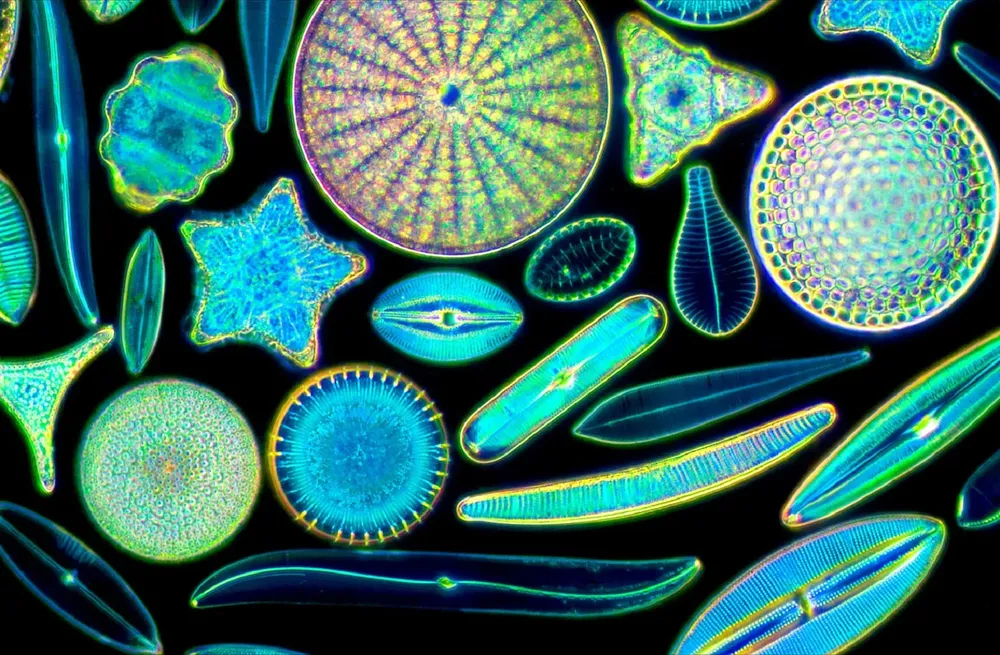
#> input picture jupyterbook/week_3/lecture/assets/figures/diatoms.webp, 1000 x 655 px, shrunk from 1504 x 985 before the run, found by its file name
$ jupyter execute 3_scikit_image.ipynb
#> lines starting #> are read from the running program, lines starting #| are printed output that depends on the picture; after the words box and inside, x2 and y2 are one past the last pixel; in counts of white or black regions, pixels touching at a corner belong together; long printed decimals are rounded
### jupyterbook/week_9/lecture/color_map.py
import matplotlib.pyplot as plt
import numpy as np


def discrete_cmap(N, base_cmap=None):
    """Create an N-bin discrete colormap from the specified input map"""

    # Note that if base_cmap is a string or None, you can simply do
    #    return plt.cm.get_cmap(base_cmap, N)
    # The following works for string, None, or a colormap instance:

    base = plt.cm.get_cmap(base_cmap)
    color_list = base(np.linspace(0, 1, N))
    cmap_name = base.name + str(N)
    return base.from_list(cmap_name, color_list, N)

### jupyterbook/week_9/lecture/3_scikit_image.ipynb
# 📝  Analyzing Diatoms with scikit-image: A Classical Engineering Spin

## 🌊 Introduction to Diatoms

Diatoms are microscopic algae with intricate, silica-based cell walls that look like tiny works of art under a microscope. These organisms play an essential role in aquatic ecosystems and have unique applications in engineering, including:

- Bio-inspired Materials: Designing filters or photonic crystals.
- Environmental Monitoring: Studying water quality through diatom abundance.
- Oxygen Production: Understanding their contribution to the global carbon cycle as they contribute between 20-50\% of Oxygen production.

The Academy of Natural Sciences at Drexel Universities Diatom Herbarium is one of the world's largest, housing approximately 220,000 slides, including 5,000 type specimens from fresh, brackish, and marine habitats. It features extensive collections from freshwater environmental surveys across the U.S., conducted over decades by the former Department of Limnology and the Phycology Section. This unique resource provides invaluable insights into long-term changes in diatom populations and ecology.

Let’s dive into how scikit-image can help process and analyze images of diatoms for environmental and material science applications.

## 📸 Step 1: Loading an Image of Diatoms

We begin by loading a diatom microscopy image to analyze its structure.

[cell 1]
import skimage as ski
import matplotlib.pyplot as plt

# Load an example diatom image
diatom_image = ski.io.imread("./assets/figures/diatoms.webp")
#> diatom_image is the input picture: shape (655, 1000, 3); mean R, G, B 54.3, 106.3, 97

# Display the image
plt.imshow(diatom_image, cmap="gray")
plt.axis("off")
plt.title("Microscopy Image of Diatoms")
plt.show()

## 📏 Step 2: Exploring Image Properties

Understanding the dimensions, intensity ranges, and type of the image is crucial.

[cell 2]
# Shape of the image (Height x Width x Channels for RGB images)
print(f"Image Shape: {diatom_image.shape}")
#| Image Shape: (655, 1000, 3)

# Total number of pixels
print(f"Total Pixels: {diatom_image.size}")
#| Total Pixels: 1965000

# Intensity range
print(f"Intensity Range: Min={diatom_image.min()}, Max={diatom_image.max()}")
#| Intensity Range: Min=0, Max=255

# Average brightness
print(f"Mean Intensity: {diatom_image.mean()}")
#| Mean Intensity: 85.885

### Explanation:

- Shape: Reveals whether the image is grayscale or RGB.
- Intensity Range: Highlights brightness levels for thresholding or segmentation.
- Mean Intensity: Indicates the average light intensity in the image.

## 🔍 Step 3: Image Segmentation

Segment the diatoms from the background using advanced methods.

### Problem:

The diatoms are bright structures on a darker background, making Otsu's Thresholding a suitable method.

[cell 3]
from scipy.ndimage import binary_fill_holes
from skimage import filters, color
import matplotlib.pyplot as plt

# Convert to grayscale
diatom_image_gray = color.rgb2gray(diatom_image)
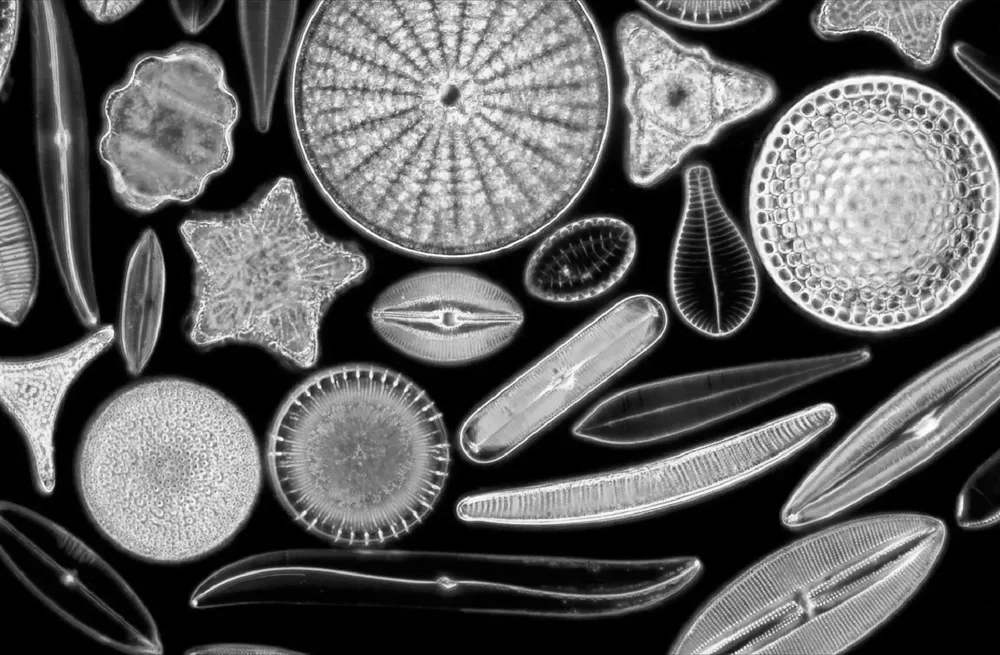
#> diatom_image_gray: shape (655, 1000) float64; min 0, max 1, mean 0.371

# Apply Otsu's threshold
threshold_value = filters.threshold_otsu(diatom_image_gray)
#> threshold_value = 0.369

# Create a binary image
binary_diatoms = diatom_image_gray > threshold_value
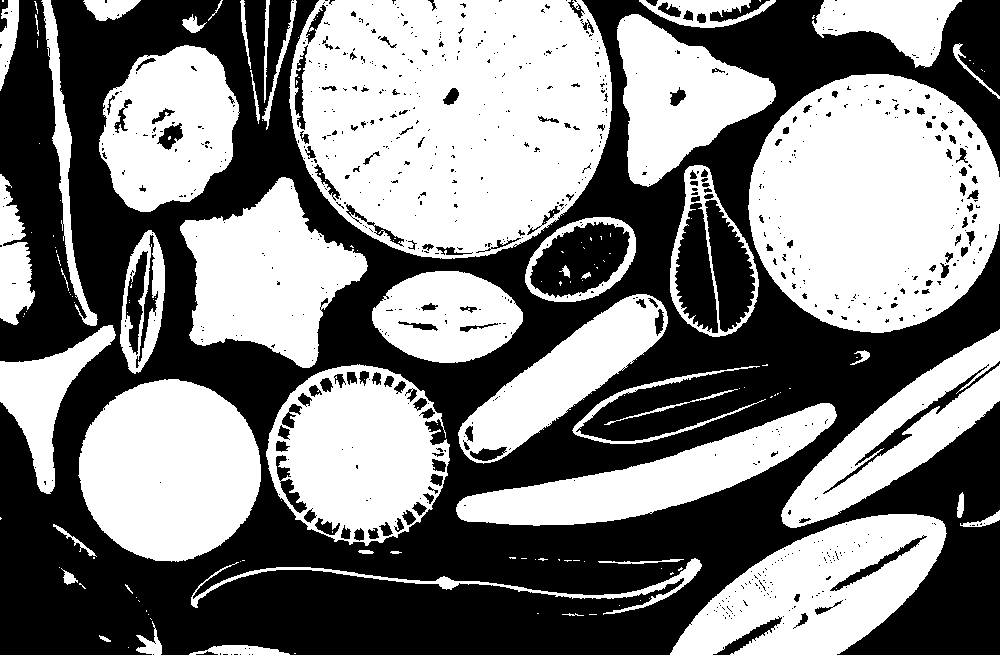
#> binary_diatoms: shape (655, 1000) bool; 50.2% white; 799 black regions (655 under 20 px), largest, box (x1, y1, x2, y2) and area: (0, 0, 1000, 655) 296682, (530, 222, 630, 298) 4891, (705, 200, 755, 332) 3702

# Fill holes in the binary image
filled_diatoms = binary_fill_holes(binary_diatoms)
#> filled_diatoms: shape (655, 1000) bool; 54.3% white; 28 black regions (19 under 20 px)

# Display the original, binary, and hole-filled images
plt.figure(figsize=(15, 5))

# Original image
plt.subplot(1, 3, 1)
plt.imshow(diatom_image_gray, cmap="gray")
plt.title("Original Image")
plt.axis("off")

# Binary segmented image
plt.subplot(1, 3, 2)
plt.imshow(binary_diatoms, cmap="gray")
plt.title("Binary Segmentation")
plt.axis("off")

# Hole-filled image
plt.subplot(1, 3, 3)
plt.imshow(filled_diatoms, cmap="gray")
plt.title("Hole-Filled Segmentation")
plt.axis("off")

plt.tight_layout()
plt.show()

## 🌄 Step 4: Generating an Elevation Map

To refine segmentation, generate an elevation map of the image using edge detection.

[cell 4]
from skimage.filters import sobel

# Generate the elevation map
elevation_map = sobel(filled_diatoms)

# Plot the elevation map
plt.imshow(elevation_map, cmap="viridis")
plt.title("Elevation Map of Diatoms")
plt.colorbar()
plt.show()
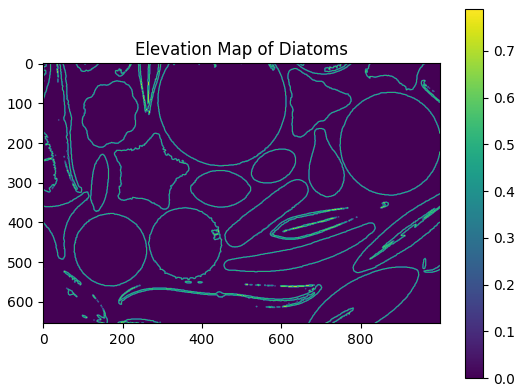
#> figure drawn by matplotlib, 2 panels

### Application:

Elevation maps simulate a 3D terrain, where diatoms appear as "hills" and background regions as "valleys." This is ideal for watershed segmentation.

## 🗺️ Step 5: Watershed Segmentation

Use the watershed algorithm to separate overlapping diatoms.

[cell 5]
from skimage.segmentation import watershed
from skimage.feature import peak_local_max
import numpy as np
from scipy import ndimage as ndi

from color_map import discrete_cmap

colormap = discrete_cmap(15, "cubehelix")

# Compute markers for watershed
markers = ndi.label(binary_diatoms)[0]
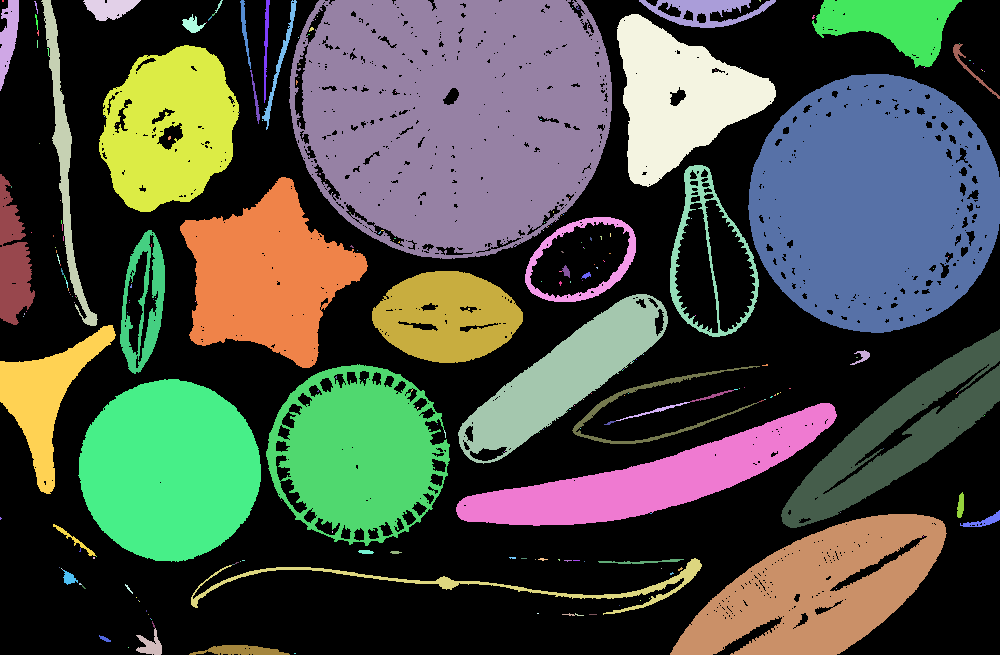
#> markers: shape (655, 1000) int32; 261 distinct labels, from 0 to 260; one colour per label, 0 black

# Apply watershed segmentation
segmentation = watershed(-elevation_map, markers, mask=binary_diatoms)

segmentation[segmentation == 0] = -100
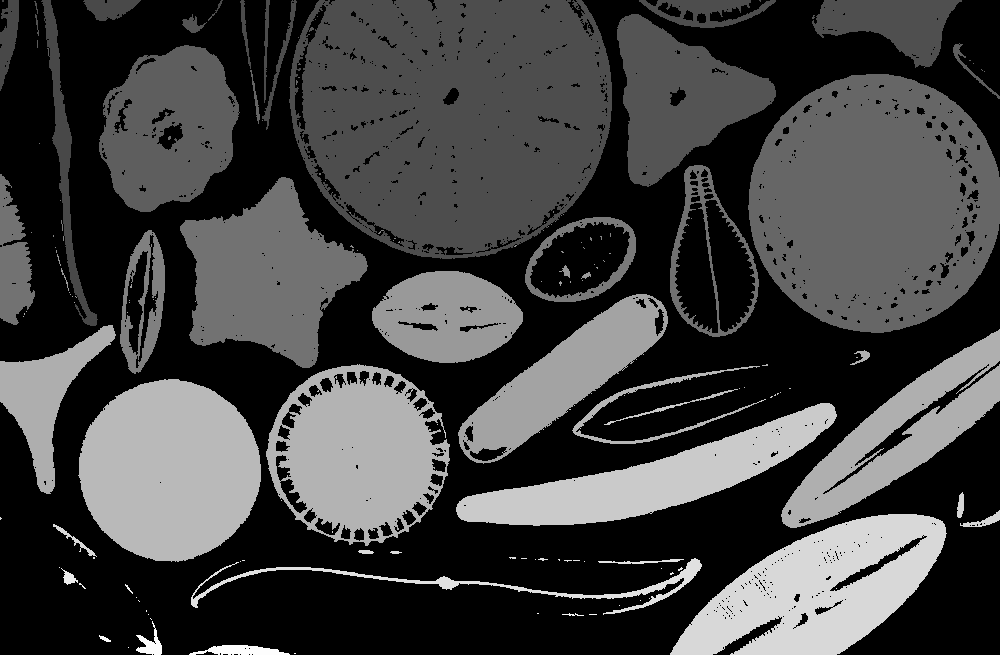
#> segmentation: shape (655, 1000) int32; min -100, max 260, mean -6.8; drawn with min black and max white

# Visualize the segmented diatoms
plt.imshow(segmentation, cmap=colormap)
plt.title("Watershed Segmentation of Diatoms")
plt.axis("off")
plt.show()

## 🔍 Step 6: Labeling Diatoms

Identify each segmented diatom for further analysis.

[cell 6]
from skimage.measure import regionprops, label

# Label connected regions
labeled_diatoms = label(segmentation)
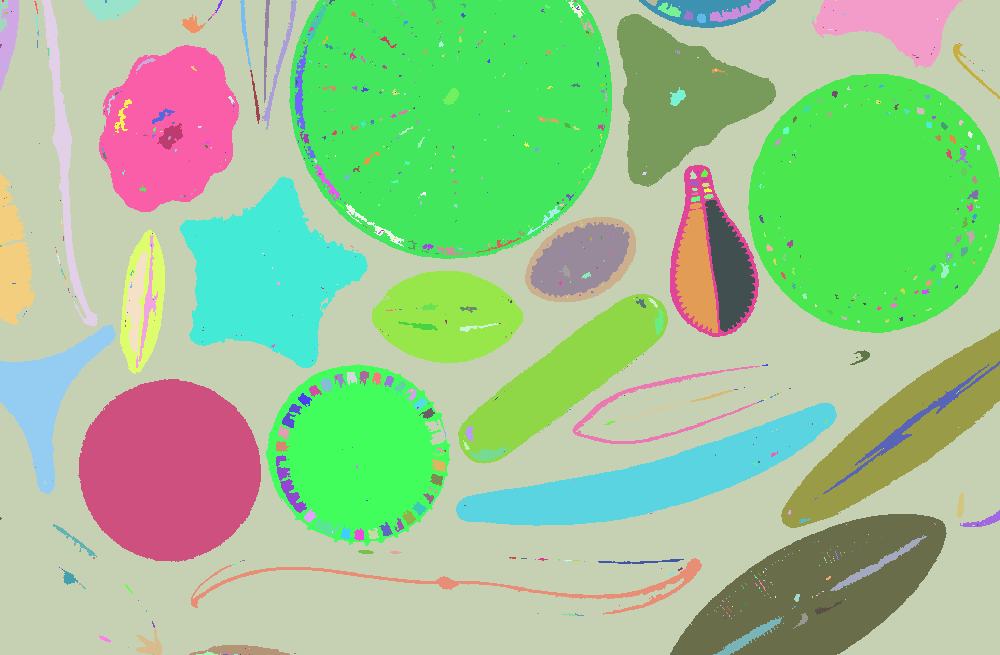
#> labeled_diatoms: shape (655, 1000) int64; 1059 distinct labels, from 1 to 1059; one colour per label, 0 black

# Visualize labeled regions
plt.imshow(labeled_diatoms, cmap="nipy_spectral")
plt.title("Labeled Diatoms")
plt.axis("off")
plt.show()

# Count labeled regions
print(f"Number of Diatoms Detected: {labeled_diatoms.max()}")
#| Number of Diatoms Detected: 1059

## 📊 Step 7: Feature Extraction

Measure geometric properties (e.g., area, perimeter, circularity) for each diatom.

[cell 7]
# Extract properties of each labeled diatom
properties = regionprops(labeled_diatoms, intensity_image=diatom_image)
#> properties = 1059 regions; largest, box (x1, y1, x2, y2) and area: (0, 0, 1000, 655) 296682, (289, 0, 612, 259) 66622, (748, 74, 1000, 333) 49425, (78, 379, 261, 562) 25782, (670, 514, 947, 655) 22129

for i, prop in enumerate(properties[:5], start=1):
    print(f"Diatom {i}:")
    print(f"  Area: {prop.area}")
    print(f"  Perimeter: {prop.perimeter}")
    print(f"  Centroid: {prop.centroid}")
    print(f"  Mean Intensity: {prop.mean_intensity}")
#> this loop made 5 passes
#> (printed output is left out)

## 🎨 Step 8: Visualizing Diatom Boundaries

Overlay boundaries on the original image to verify segmentation accuracy.

[cell 8]
from skimage.segmentation import mark_boundaries

# Highlight diatom boundaries
boundaries = mark_boundaries(diatom_image, labeled_diatoms)
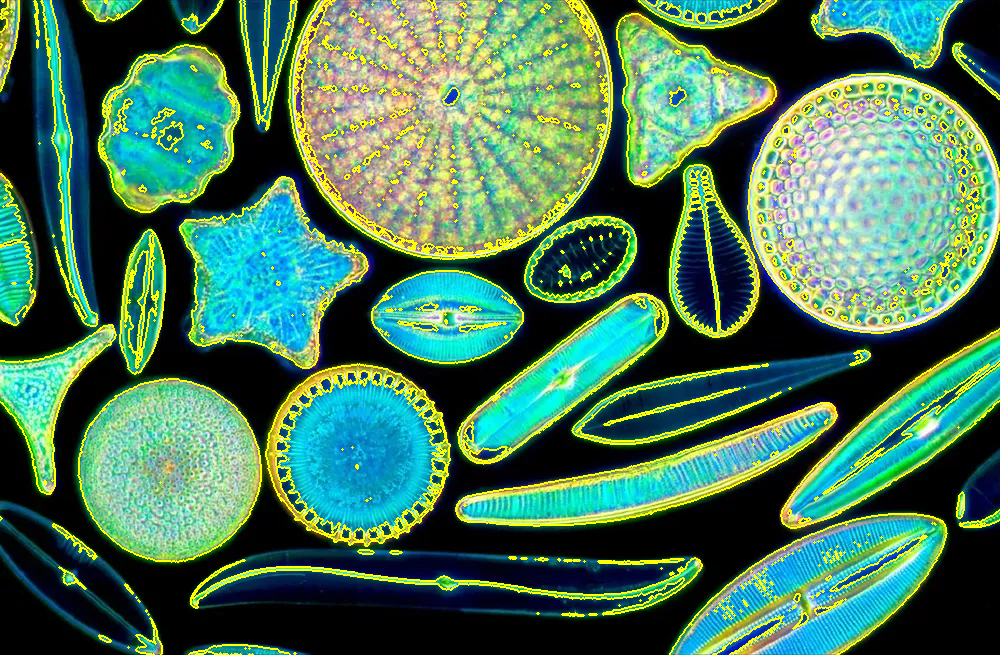
#> boundaries: shape (655, 1000, 3) float64; mean R, G, B 0.277, 0.462, 0.346

# Display the boundaries
plt.imshow(boundaries)
plt.title("Diatom Boundaries")
plt.axis("off")
plt.show()

$ run again, with jupyterbook/week_3/lecture/assets/figures/center-of-mass.webp copied over jupyterbook/week_3/lecture/assets/figures/diatoms.webp
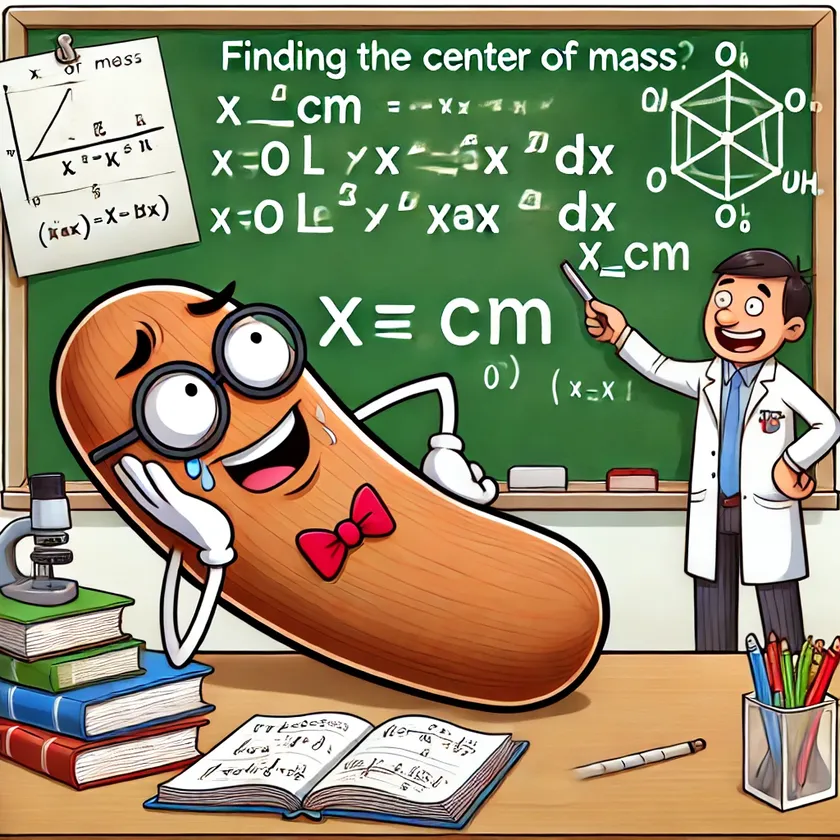
#> input picture jupyterbook/week_3/lecture/assets/figures/center-of-mass.webp, 840 x 840 px, shrunk from 1024 x 1024 before the run, found by its file name
#> diatom_image is the input picture: shape (840, 840, 3); mean R, G, B 142.3, 138.7, 107.6
#| Image Shape: (840, 840, 3)
#| Total Pixels: 2116800
#| Intensity Range: Min=0, Max=255
#| Mean Intensity: 129.537
#> threshold_value = 0.561
#> binary_diatoms: shape (840, 840) bool; 45.3% white; 528 white regions (284 under 20 px), largest, box (x1, y1, x2, y2) and area: (198, 654, 840, 834) 48116, (0, 37, 199, 277) 34351, (201, 368, 602, 706) 31571
#> filled_diatoms: shape (840, 840) bool; 48.1% white; 499 white regions (265 under 20 px)
#> markers: shape (840, 840) int32; 841 distinct labels, from 0 to 840
#> `labeled_diatoms = label(segmentation)`:
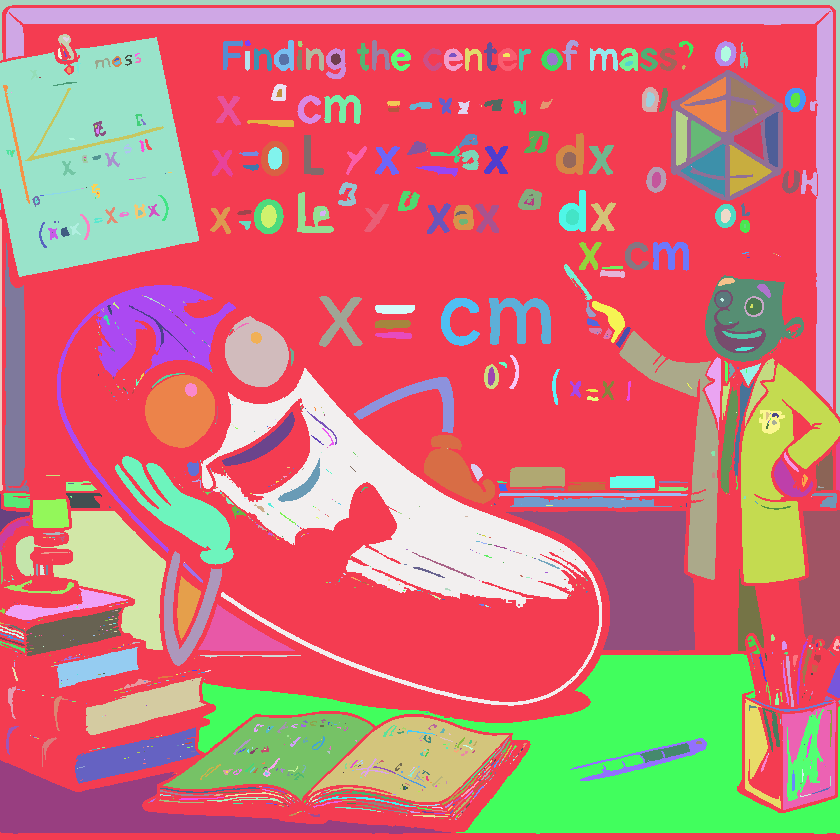
#> labeled_diatoms: shape (840, 840) int64; 1274 distinct labels, from 1 to 1274; one colour per label, 0 black
#| Number of Diatoms Detected: 1274
#> properties = 1274 regions; largest, box (x1, y1, x2, y2) and area: (0, 5, 840, 840) 366493, (198, 654, 840, 834) 44395, (0, 37, 199, 277) 34326, (201, 368, 602, 706) 31523, (6, 8, 833, 409) 20244
#> the loop `for i, prop in enumerate(properties[:5], start=1):` made 5 passes
#> (printed output is left out)
#> `boundaries = mark_boundaries(diatom_image, labeled_diatoms)`:
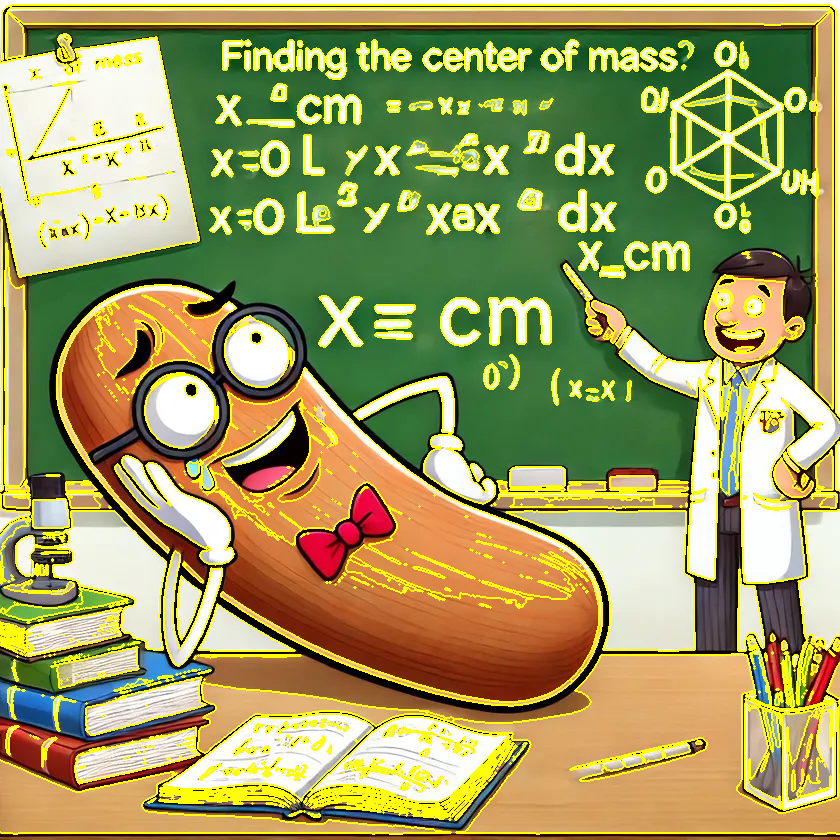
#> boundaries: shape (840, 840, 3) float64; mean R, G, B 0.617, 0.608, 0.356
